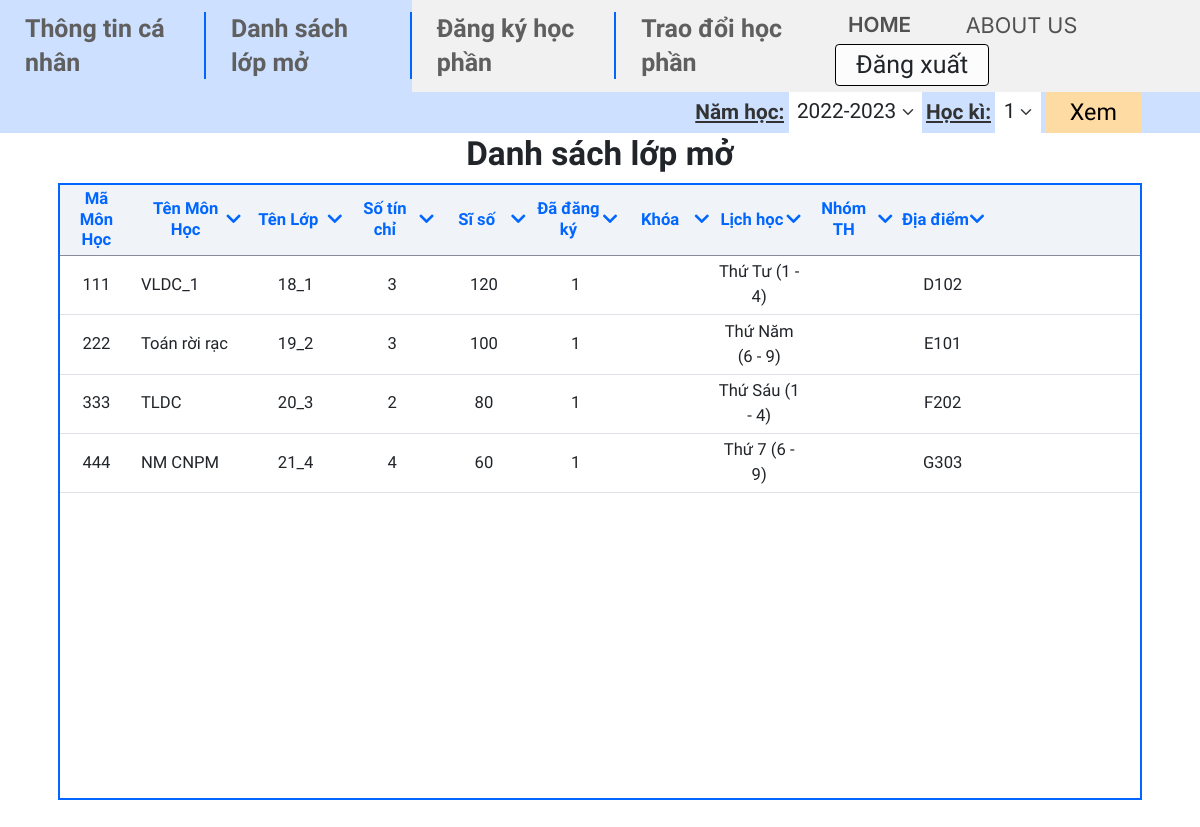
/mvc/views/Course.php (signed in), run on an earlier commit of the app's database.
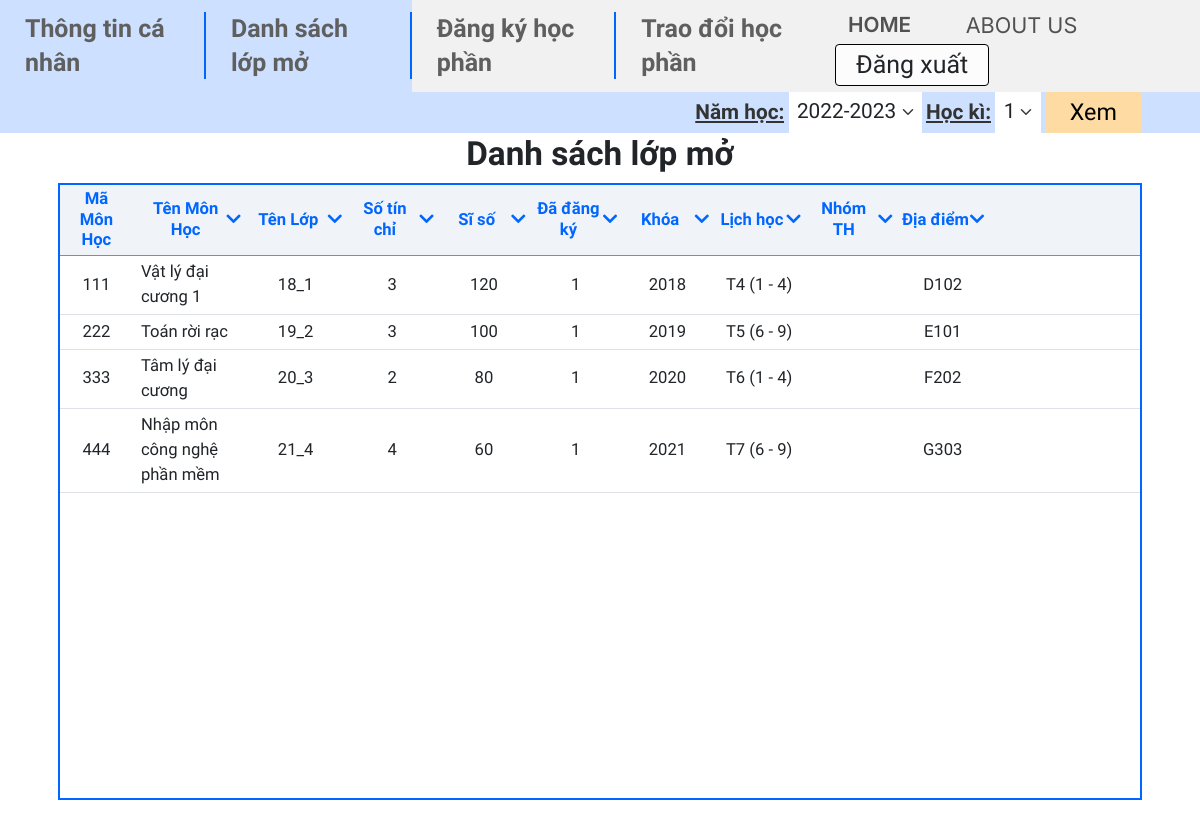
And on a later commit of the database.
### tables this page shows
CREATE TABLE `available_course_info` (
  `period_id` int(11) NOT NULL,
  `course_id` int(11) NOT NULL,
  `class_id` int(11) NOT NULL,
  `room` varchar(45) NOT NULL,
  `max_student` int(11) NOT NULL,
  `start_period` int(11) NOT NULL,
  `end_period` int(11) NOT NULL,
  `start_date` datetime DEFAULT NULL,
  `day` int(11) DEFAULT NULL
);

CREATE TABLE `course` (
  `ID` int(11) NOT NULL,
  `name` varchar(100) NOT NULL,
  `credits` int(11) NOT NULL,
  `faculty` int(11) DEFAULT NULL
);

CREATE TABLE `class` (
  `ID` int(11) NOT NULL,
  `name` varchar(45) NOT NULL,
  `school_year` year(4) NOT NULL,
  `faculty` int(11) NOT NULL
);

CREATE TABLE `day` (
  `num` int(11) NOT NULL,
  `name` varchar(45) NOT NULL
);

CREATE TABLE `available_course` (
  `period_id` int(11) NOT NULL,
  `course_id` int(11) NOT NULL,
  `faculty` int(11) NOT NULL,
  `school_year` year(4) NOT NULL
);

### mvc/views/Course.php (the view, shortened to what the changed rows need)
<?php
include "../config/db_connect.php";
$sql = "SELECT aci.course_id, c.name,
cl.name as class_name, c.credits, aci.max_student,
count(distinct en.student_id) as registered, ac.school_year,
d.name as day_name, aci.start_period, aci.end_period, aci.room, aci.period_id, aci.class_id
from available_course_info aci inner join course c on aci.course_id  = c.ID
inner join class cl on aci.class_id = cl.ID
left join enrollment en on aci.period_id = en.period_id and aci.course_id = en.course_id and aci.class_id = en.class_id
inner join available_course ac on aci.period_id = ac.period_id and aci.course_id = ac.course_id
inner join day d on d.num = aci.day
group by aci.period_id, aci.course_id, aci.class_id";
$query = $conn->query($sql);
$query->setFetchMode(PDO::FETCH_ASSOC);
?>
<!DOCTYPE html>
<html lang="en">
<head>
  <link href="https://cdn.jsdelivr.net/npm/bootstrap@5.2.3/dist/css/bootstrap.min.css" rel="stylesheet" />
  <link rel="stylesheet" href="https://cdnjs.cloudflare.com/ajax/libs/font-awesome/5.15.3/css/all.min.css">
  <link rel="stylesheet" href="../../public/css/Course.css">
</head>
<body>
  <div class="container-fluid" style="padding: 0 !important">
    <div class="row h-100" style="margin: 0!important">
      <div class="container-fluid" style="padding: 1rem 7rem 4rem 7rem!important;">
        <div class="table-responsive table-course">
          <table class="table table-responsive table-hover">
            <thead>
              <tr>
                <th style="width: 6.7%">Mã<br>Môn Học</th>
                <th style="width: 10.4%">
                  <div style="display:flex; align-items:center; justify-content: center">
                    <div style="margin-left: 1rem;">Tên Môn Học</div>
                    <div style="margin-left: auto"><i class="fa fa-chevron-down"></i></div>
                  </div>
                </th>
                <th style="width: 9.4%">
                  <div style="display:flex; align-items:center; justify-content: center">
                    <div style="margin-left: auto">Tên Lớp</div>
                    <div style="margin-left: auto"><i class="fa fa-chevron-down"></i></div>
                  </div>
                </th>
                <th style="width:8.5%">
                  <div style="display:flex; align-items:center; justify-content: center">
                    <div style="margin-left: auto">Số tín chỉ</div>
                    <div style="margin-left: auto"><i class="fa fa-chevron-down"></i></div>
                  </div>
                </th>
                <th style="width: 8.5%">
                  <div style="display:flex; align-items:center; justify-content: center">
                    <div style="margin-left: auto">Sĩ số</div>
                    <div style="margin-left: auto"><i class="fa fa-chevron-down"></i></div>
                  </div>
                <th style="width: 8.5%">
                  <div style="display:flex; align-items:center; justify-content: center">
                    <div style="margin-left: auto">Đã đăng ký</div>
                    <div style="margin-left: auto"><i class="fa fa-chevron-down"></i></div>
                  </div>
                <th style="width: 8.5%">
                  <div style="display:flex; align-items:center; justify-content: center">
                    <div style="margin-left: auto">Khóa</div>
                    <div style="margin-left: auto"><i class="fa fa-chevron-down"></i></div>
                  </div>
                </th>
                <th style="width: 8.5%">
                  <div style="display:flex; align-items:center; justify-content: center">
                    <div style="margin-left: auto">Lịch học</div>
                    <div style="margin-left: auto"><i class="fa fa-chevron-down"></i></div>
                  </div>
                </th>
                <th style="width: 8.5%">
                  <div style="display:flex; align-items:center; justify-content: center">
                    <div style="margin-left: auto">Nhóm TH</div>
                    <div style="margin-left: auto"><i class="fa fa-chevron-down"></i></div>
                  </div>
                </th>
                <th style="width: 8.5%">
                  <div style="display:flex; align-items:center; justify-content: center">
                    <div style="margin-left: auto">Địa điểm</div>
                    <div style="margin-left: auto"><i class="fa fa-chevron-down"></i></div>
                  </div>
                </th>
                <th style="width: 14%"></th>
              </tr>
            </thead>
            <tbody>
              <?php while ($row = $query->fetch()) { ?>
                <tr>
                  <td><?php echo $row['course_id'] ;?></td>
                  <td style="text-align: left; padding-left: 1rem !important"><?php echo $row['name'] ;?></td>
                  <td><?php echo $row['class_name'] ;?></td>
                  <td><?php echo $row['credits'] ;?></td>
                  <td><?php echo $row['max_student'] ;?></td>
                  <td><?php echo $row['registered'] ;?></td>
                  <td><?php echo $row['school_year'] ;?></td>
                  <td><?php echo $row['day_name'] . ' (' . $row['start_period'] . ' - ' . $row['end_period'] . ')'; ?>
                  <td></td>
                  <td><?php echo $row['room']; ?></td>
                  <td></td>
                </tr>
              <?php } ?>
            </tbody>
          </table>
        </div>
      </div>
    </div>
</body>
</html>

What changed in the data, as far as the page shows it:
removed available_course_info: course "222", course.name "Toán rời rạc", class.name "19_2", course.credits "3", max_student "100", registered "1", day.name "Thứ Năm", start_period "6", end_period "9", room "E101"
removed available_course_info: course "333", course.name "TLDC", class.name "20_3", course.credits "2", max_student "80", registered "1", day.name "Thứ Sáu", start_period "1", end_period "4", room "F202"
removed available_course_info: course "444", course.name "NM CNPM", class.name "21_4", course.credits "4", max_student "60", registered "1", day.name "Thứ 7", start_period "6", end_period "9", room "G303"
changed through a linked row, available_course_info: course.name "VLDC_1" → "Vật lý đại cương 1"; available_course.school_year (not shown) → "2018"; day.name "Thứ Tư" → "T4"
added available_course_info: course "222", course.name "Toán rời rạc", class.name "19_2", course.credits "3", max_student "100", registered "1", available_course.school_year "2019", day.name "T5", start_period "6", end_period "9", room "E101"
added available_course_info: course "333", course.name "Tâm lý đại cương", class.name "20_3", course.credits "2", max_student "80", registered "1", available_course.school_year "2020", day.name "T6", start_period "1", end_period "4", room "F202"
added available_course_info: course "444", course.name "Nhập môn công nghệ phần mềm", class.name "21_4", course.credits "4", max_student "60", registered "1", available_course.school_year "2021", day.name "T7", start_period "6", end_period "9", room "G303"
